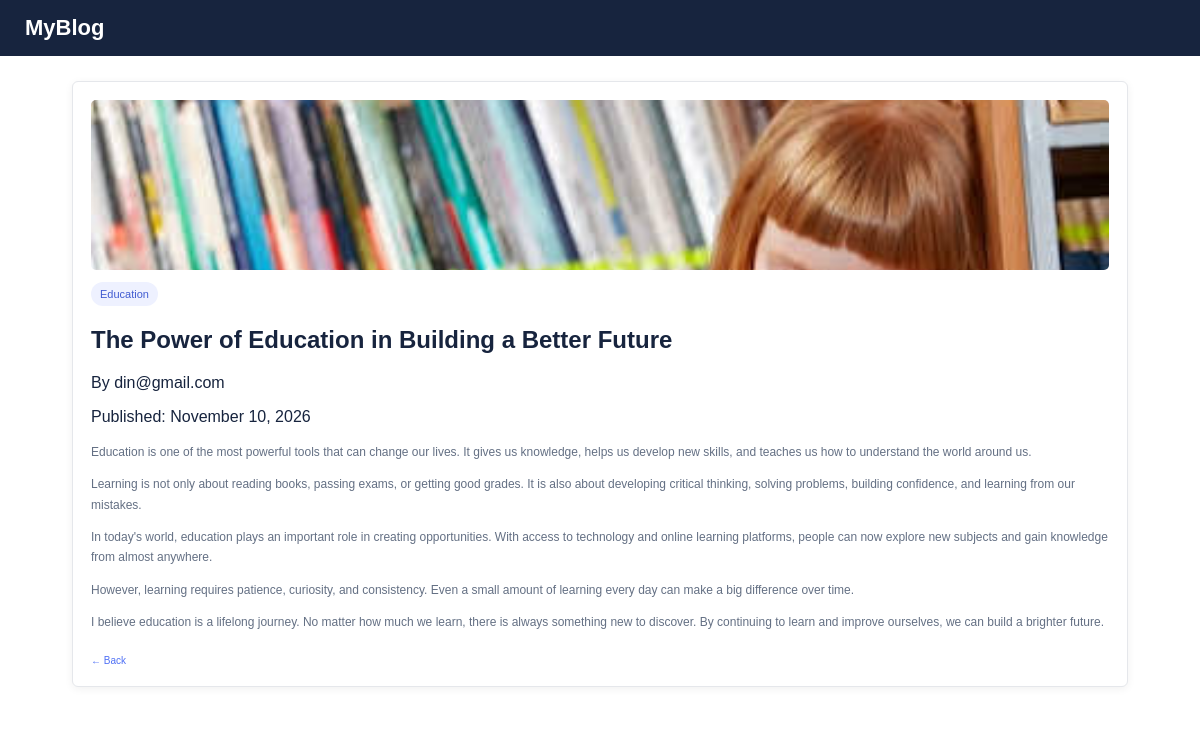
The page /blog/3/?next=/blog/ on the database its author committed.
### blogs/models.py (models this page shows, shortened)
class BlogPost(models.Model):
    STATUS_CHOICES = [
        ('draft', 'Draft'),
        ('published', 'Published'),
    ]
    title = models.CharField(max_length=200)
    content = models.TextField()
    image = models.ImageField(
        upload_to='blog_images/',
        blank=True,
        null=True
    )
    author = models.ForeignKey(
        settings.AUTH_USER_MODEL,
        on_delete=models.CASCADE,
        related_name='blog_posts',
    )
    category = models.ForeignKey(
        Category,
        on_delete=models.PROTECT,
        related_name='blog_posts',
        null=True,
        blank=True
    )
    status = models.CharField(
        max_length=10,
        choices=STATUS_CHOICES,
        default='draft',
    )
    created_at = models.DateTimeField(auto_now_add=True)
    updated_at = models.DateTimeField(auto_now=True)

class Category(models.Model):
    name = models.CharField(max_length=100, unique=True)
    description = models.TextField(blank=True)

### blogs/views.py (the view)
# urls.py: path('blog/<int:post_id>/', views.blog_detail, name='blog_detail'),
def blog_detail(request, post_id):
    post = BlogPost.objects.select_related(
        'author', 'category'
    ).get(
        id=post_id,
        status='published'
    )
    context = {
        'post': post,
        'next_page': request.GET.get('next', '/'),
    }
    return render(request, 'blog_detail.html', context)

### blogs/templates/blog_detail.html (shortened to what this page needs)
{% load static %}
<!DOCTYPE html>
<html>
<head>
    <link rel="stylesheet" href="{% static 'style.css' %}">
</head>
<body>
    <header>
        <div class="logo">MyBlog</div>
    </header>
    <main class="blog-container">
        <article class="blog-card">
            {% if post.image %}
                 <img src="{{ post.image.url }}"
                 alt="{{ post.title }}"
                 class="blog-image">
                {% else %}
                   <img src="{% static 'images/alone .jpeg' %}"
                   alt="Blog"
                   class="blog-image">
                {% endif %}
            <span class="blog-tag">
                {{ post.category.name|default:"Uncategorized" }}
            </span>
            <h1>{{ post.title }}</h1>
            <p>
                By {{ post.author.username }}
            </p>
            <p>
                Published: {{ post.created_at|date:"F d, Y" }}
            </p>
            <div class="blog-description">
                {{ post.content|linebreaks }}
            </div>
            <a href="{{ next_page }}" class="read-more">
               &larr; Back
            </a>
        </article>
    </main>
</body>
</html>

### blogs/static/style.css (style rules this page uses)
body { margin: 0; font-family: Arial, sans-serif; color: #17243e; }
header { display: flex; align-items: center; justify-content: space-between; padding: 15px 25px; background-color: #17243e; color: white; gap: 20px; }
.logo { font-size: 22px; font-weight: bold; flex: 1; }
.blog-container { padding: 25px 6%; background-color: white; }
.blog-card { width: auto; min-width: 0; box-sizing: border-box; padding: 18px; border: 1px solid #e5e7eb; border-radius: 6px; box-shadow: 0 2px 8px rgba(0, 0, 0, 0.06); background-color: white; }
.blog-image { display: block; width: 100%; height: 170px; object-fit: cover; border-radius: 5px; margin-bottom: 12px; }
.blog-tag { display: inline-block; background-color: #eef1ff; color: #405bd1; padding: 6px 9px; border-radius: 12px; font-size: 11px; }
.blog-description { font-size: 12px; line-height: 1.7; color: #647084; margin-bottom: 10px; }
.read-more { display: inline-block; color: #4f70f5; text-decoration: none; font-size: 10px; margin-top: 10px; }

### rows shown on the page
BlogPost: image (picture), category.name "Education", title "The Power of Education in Building a Better Future", author.username "din@gmail.com", created_at "November 10, 2026", content "Education is one of the most powerful tools that can change our lives. It gives us knowledge, helps us develop new skills, and teaches us how to understand the world around us. Learning is not only about reading books, passing exams, or getting good grades. It is also about developing critical thinking, solving problems, building confidence, and learning from our mistakes. In today's world, education plays an important role in creating opportunities. With access to technology and online learning platforms, people can now explore new subjects and gain knowledge from almost anywhere. However, learning requires patience, curiosity, and consistency. Even a small amount of learning every day can…"
